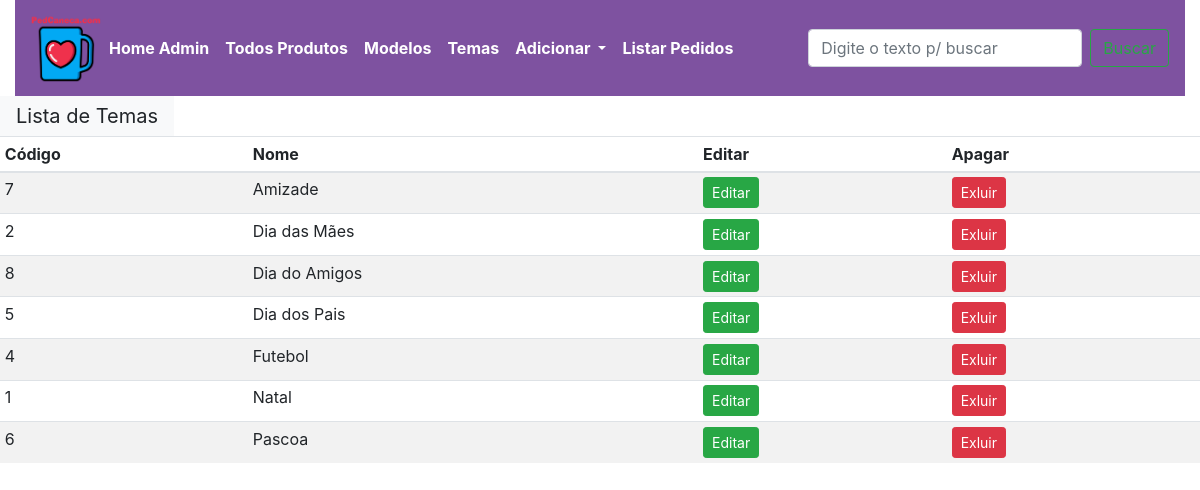
Page /tema (signed in) on the committed database.
### loja/produtos/models.py (models this page shows)
class Tema(db.Model):
    id = db.Column(db.Integer,primary_key=True)
    name = db.Column(db.String(30),nullable=False,unique=True)

### loja/admin/rotas.py (the view)
@app.route('/tema')
def tema():
    if'email' not in session:
        flash(f'Favor efetuar o login', 'danger')
        return redirect(url_for('login'))
    temas = Tema.query.order_by(Tema.name).all()
    return render_template ('admin/modelo.html', title='Edição de Temas', temas=temas)

### loja/templates/admin/modelo.html (shortened to what this page needs)
{% extends 'layouts.html' %}
{% block content %}
<div class="container-fluid" >
  <nav class="navbar navbar-expand-lg navbar-light" style="background-color: #7E52A0;">
    <a class="navbar-brand" href="/" style="margin-right: auto; text-align: center;">
      <div style="display: flex; flex-direction: column; align-items: center;">
        <img src="{{ url_for('static', filename='imagens/icone_caneca_PedCaneca.png') }}" title="Página Inicial" width="70" height="70">
      </div>
    </a>
        <div class="collapse navbar-collapse" id="navbarSupportedContent">
          <ul class="navbar-nav mr-auto font-weight-bold">
            <li class="nav-item">
              <a class="nav-link" style="color: white;" href="/admin">Home Admin</a>
            </li>
            <li class="nav-item active">
              <a class="nav-link" style="color: white;" href="/admin">Todos Produtos<span class="sr-only">(current)</span></a>
            </li>
            <li class="nav-item">
              <a class="nav-link" style="color: white;" href="/modelos">Modelos</a>
            </li>
            <li class="nav-item">
              <a class="nav-link" style="color: white;" href="/tema">Temas</a>
            </li>
            <li class="nav-item dropdown">
              <a class="nav-link dropdown-toggle" style="color: white;" href="#" id="navbarDropdown" role="button" data-toggle="dropdown" aria-haspopup="true" aria-expanded="false">
                Adicionar
              </a>
            </li>
            <li class="nav-item">
              <a class="nav-link" style="color: white;" href="{{url_for('listar_pedidos')}}">Listar Pedidos</a>
            </li>
          </ul>
          <form class="form-inline my-2 my-lg-0">
            <input class="form-control mr-sm-2" type="search" placeholder="Digite o texto p/ buscar" aria-label="Search">
            <button class="btn btn-outline-success my-2 my-sm-0" type="submit">Buscar</button>
          </form>
        </div>
      </nav>
</div>
<div class="cointainer">
    <table class="table table-sm table-striped">
        <thead>
            <th>Código</th>
            <th>Nome</th>
            <th>Editar</th>
            <th>Apagar</th>
        </thead>
        <tbody>
            {% if modelos %}
            <div class="navbar navbar-expand-lg navbar-light bg-light navbar-brand">Lista de Modelos</div>
            {% for modelo in modelos %}
            <tr>
                <td>{{modelo.id}}</td>
                <td>{{modelo.name}}</td>
                <td><a href="{{url_for('atualizarmodelo', id=modelo.id)}}" class="btn btn-sm btn-success">Editar</a></td>
                <td>
                  <button type="button" class="btn btn-danger btn-sm" data-toggle="modal" data-target="#exampleModal-{{modelo.id}}">Exluir</button>
                </td>
            </tr>
<div class="modal fade" id="exampleModal-{{modelo.id}}" tabindex="-1" role="dialog" aria-labelledby="exampleModalLabel">
  <div class="modal-dialog" role="document">
    <div class="modal-content">
      <div class="modal-header">
        <h5 class="modal-title">{{modelo.name}}</h5>
        <button type="button" class="close" data-dismiss="modal" aria-label="Close">
          <span aria-hidden="true">&times;</span>
        </button>
      </div>
      <div class="modal-body">
        <span class="text-danger">Deseja realmente excluir o modelo "{{modelo.name}}"?</span>
      </div>
      <div class="modal-footer">
        <button type="button" class="btn btn-warning" data-dismiss="modal">Cancelar</button>
        <form action="{{url_for('deletemodelo', id=modelo.id)}}" method="POST">
          <button type="submit" class="btn btn-danger">Excluir</button>
        </form>
      </div>
    </div>
  </div>
</div>
            {% endfor %}
            {% else %}
            <div class="navbar navbar-expand-lg navbar-light bg-light navbar-brand">Lista de Temas</div>
            {% for tema in temas %}
            <tr>
                <td>{{tema.id}}</td>
                <td>{{tema.name}}</td>
                <td><a href="{{url_for('atualizartema', id=tema.id)}}" class="btn btn-sm btn-success">Editar</a></td>
                <td>
                  <button type="button" class="btn btn-danger btn-sm" data-toggle="modal" data-target="#exampleModal-{{tema.id}}">Exluir</button>
                </td>
            </tr>
           {% endfor %}
           {% endif %}
        </tbody>
    </table>
</div>
{% endblock content %}

### rows in the picture
Tema: id "7", name "Amizade"
Tema: id "2", name "Dia das Mães"
Tema: id "8", name "Dia do Amigos"
Tema: id "5", name "Dia dos Pais"
Tema: id "4", name "Futebol"
Tema: id "1", name "Natal"
Tema: id "6", name "Pascoa"
